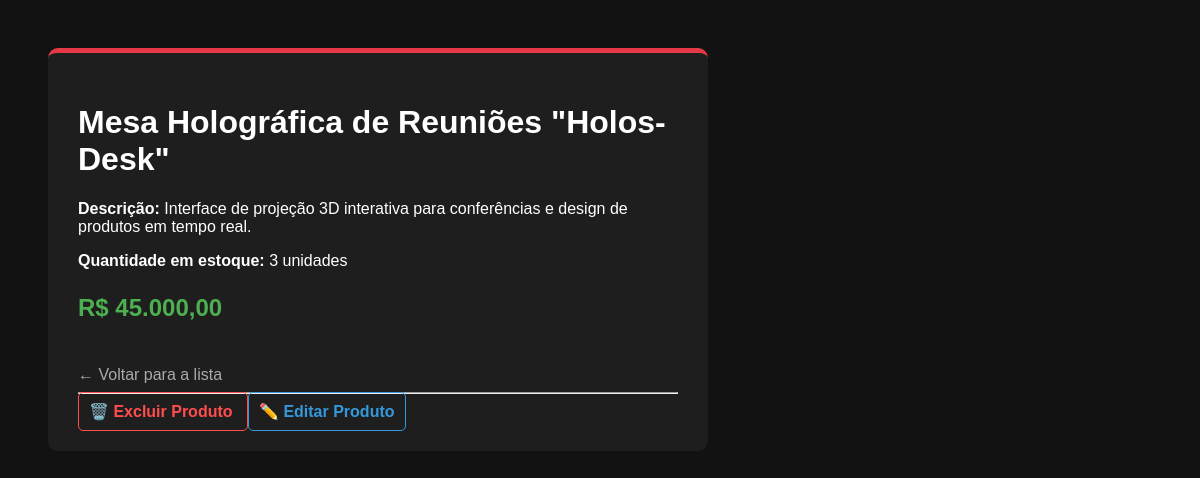
Screenshot of /estoque/detalhe/3/ with the database file from the repository.
### produtos/models.py (models this page shows, shortened)
class Produto(models.Model):
    nome = models.CharField(max_length=100)
    descricao = models.TextField(blank=True, null=True)
    quantidade = models.IntegerField(default=0)
    preco = models.DecimalField(max_digits=10, decimal_places=2, default=0.00)

### produtos/views.py (the view)
# urls.py: path('detalhe/<int:pk>/', views.detalhe_produto, name='detalhe_produto'),
def detalhe_produto(request, pk):
    produto = get_object_or_404(Produto, pk=pk)
    return render(request, 'produtos/detalhe.html', {'produto': produto})

### produtos/templates/produtos/detalhe.html (shortened to what this page needs)
{% load l10n %}
{% load humanize %}
<!DOCTYPE html>
<html lang="pt-br">
<head>
</head>
<body>
    <div class="container">
        <h1>{{ produto.nome }}</h1>
        <p><strong>Descrição:</strong> {{ produto.descricao }}</p>
        <p><strong>Quantidade em estoque:</strong> {{ produto.quantidade }} unidades</p>
        <p class="preco">R$ {{ produto.preco|localize }}</p>
        <a href="{% url 'lista_produtos' %}" class="voltar">← Voltar para a lista</a>
        <hr>
<a href="{% url 'excluir_produto' produto.pk %}"
   style="color: #ff4d4d; text-decoration: none; font-weight: bold; border: 1px solid #ff4d4d; padding: 10px; border-radius: 5px;">
   🗑️ Excluir Produto
</a>
<a href="{% url 'editar_produto' produto.pk %}"
   style="color: #3498db; text-decoration: none; font-weight: bold; border: 1px solid #3498db; padding: 10px; border-radius: 5px; margin-right: 10px;">
   ✏️ Editar Produto
</a>
    </div>
</body>
</html>

### produtos/templates/produtos/detalhe.html (style rules this page uses)
body { font-family: sans-serif; background: #121212; color: white; padding: 40px; }
.container { max-width: 600px; background: #1e1e1e; padding: 30px; border-radius: 10px; border-top: 5px solid #e63946; }
.voltar { display: inline-block; margin-top: 20px; color: #aaa; text-decoration: none; }
.preco { color: #4caf50; font-size: 1.5em; font-weight: bold; }

### rows the page displays
Produto: nome "Mesa Holográfica de Reuniões \"Holos-Desk\"", descricao "Interface de projeção 3D interativa para conferências e design de produtos em tempo real.", quantidade "3", preco "45.000,00"
